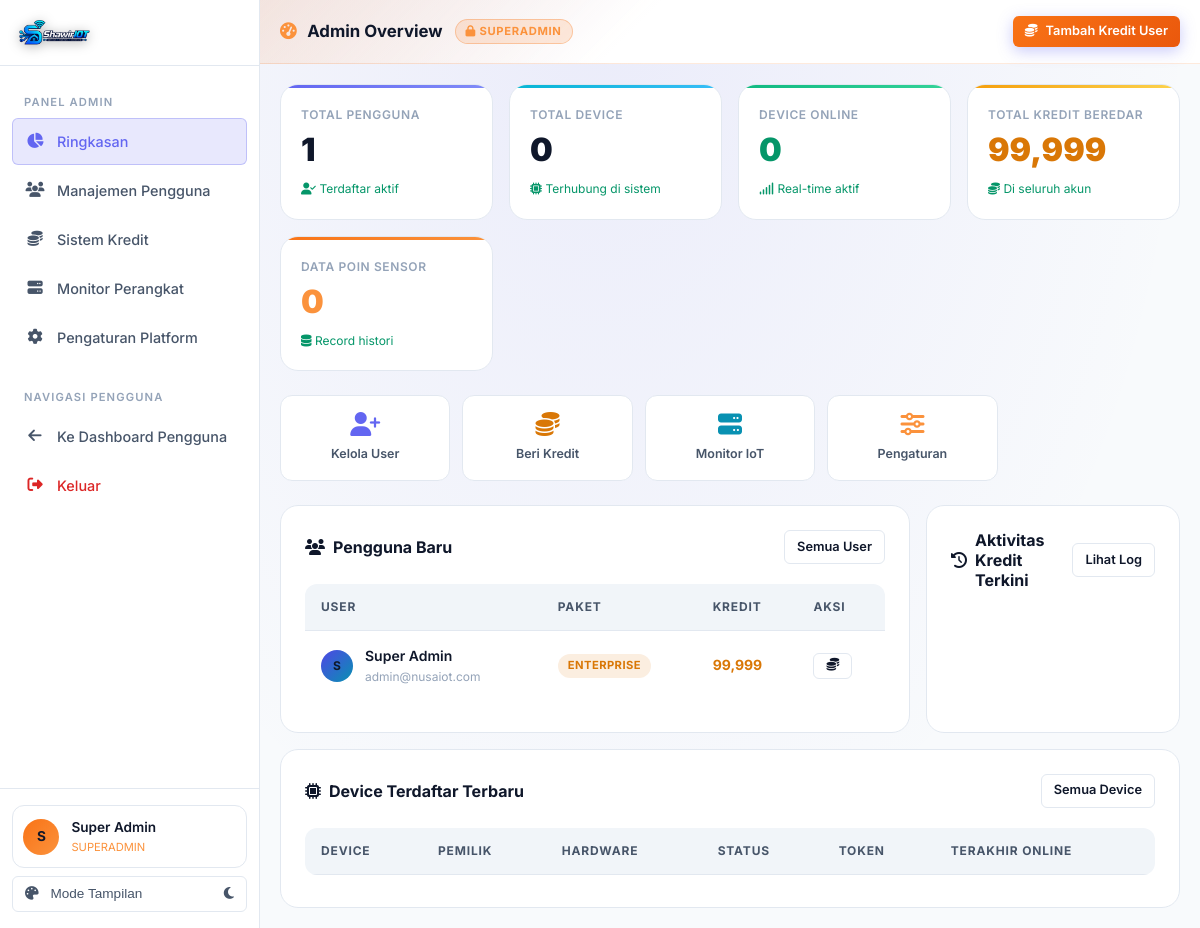
/admin/index.php (signed in), run on the app's committed database.
### tables this page shows
CREATE TABLE IF NOT EXISTS `users` (
  `id` INT UNSIGNED AUTO_INCREMENT PRIMARY KEY,
  `name` VARCHAR(100) NOT NULL,
  `email` VARCHAR(150) NOT NULL UNIQUE,
  `password` VARCHAR(255) NOT NULL,
  `avatar` VARCHAR(255) DEFAULT NULL,
  `role` ENUM('user','admin','superadmin') DEFAULT 'user',
  `plan_id` INT UNSIGNED DEFAULT 1,
  `credits` INT UNSIGNED DEFAULT 0,
  `is_active` TINYINT(1) DEFAULT 1,
  `email_verified_at` TIMESTAMP NULL DEFAULT NULL,
  `remember_token` VARCHAR(100) DEFAULT NULL,
  `last_login_at` TIMESTAMP NULL DEFAULT NULL,
  `last_login_ip` VARCHAR(45) DEFAULT NULL,
  `created_at` TIMESTAMP DEFAULT CURRENT_TIMESTAMP,
  `updated_at` TIMESTAMP DEFAULT CURRENT_TIMESTAMP ON UPDATE CURRENT_TIMESTAMP,
  FOREIGN KEY (`plan_id`) REFERENCES `plans`(`id`) ON UPDATE CASCADE
);

CREATE TABLE IF NOT EXISTS `plans` (
  `id` INT UNSIGNED AUTO_INCREMENT PRIMARY KEY,
  `name` VARCHAR(50) NOT NULL,
  `slug` VARCHAR(50) NOT NULL UNIQUE,
  `credits_required` INT UNSIGNED DEFAULT 0,
  `max_devices` INT UNSIGNED DEFAULT 1,
  `max_widgets_per_device` INT UNSIGNED DEFAULT 5,
  `history_days` INT UNSIGNED DEFAULT 1,
  `description` TEXT,
  `is_active` TINYINT(1) DEFAULT 1,
  `created_at` TIMESTAMP DEFAULT CURRENT_TIMESTAMP
);

### includes/db.php (called while the page is built, shortened)
<?php
class DB {
    private static ?PDO $instance = null;
    public static function getInstance(): PDO {
        if (self::$instance === null) {
            try {
                $dsn = "mysql:host=" . DB_HOST . ";port=" . DB_PORT . ";dbname=" . DB_NAME . ";charset=" . DB_CHARSET;
                self::$instance = new PDO($dsn, DB_USER, DB_PASS, [
                    PDO::ATTR_ERRMODE            => PDO::ERRMODE_EXCEPTION,
                    PDO::ATTR_DEFAULT_FETCH_MODE => PDO::FETCH_ASSOC,
                    PDO::ATTR_EMULATE_PREPARES   => false,
                    PDO::MYSQL_ATTR_INIT_COMMAND => "SET NAMES utf8mb4 COLLATE utf8mb4_unicode_ci"
                ]);
            } catch (PDOException $e) {
                http_response_code(500);
                error_log('Database connection failed: ' . $e->getMessage());
                die(json_encode([
                    'success' => false,
                    'message' => 'Koneksi database gagal. Periksa konfigurasi di includes/config.php.',
                    'error_detail' => $e->getMessage()
                ], JSON_UNESCAPED_UNICODE));
            }
        }
        return self::$instance;
    }
    public static function query(string $sql, array $params = []): PDOStatement {
        $stmt = self::getInstance()->prepare($sql);
        $stmt->execute($params);
        return $stmt;
    }
    public static function row(string $sql, array $params = []): ?array {
        $result = self::query($sql, $params)->fetch();
        return $result ?: null;
    }
    public static function rows(string $sql, array $params = []): array {
        return self::query($sql, $params)->fetchAll();
    }
    public static function value(string $sql, array $params = []): mixed {
        $result = self::query($sql, $params)->fetchColumn();
        return $result;
    }
    public static function count(string $table, string $where = '1=1', array $params = []): int {
        return (int) self::value("SELECT COUNT(*) FROM `{$table}` WHERE {$where}", $params);
    }
}

### includes/functions.php (called while the page is built, shortened)
<?php
require_once __DIR__ . '/db.php';
function sanitize(string $input): string {
    return htmlspecialchars(strip_tags(trim($input)), ENT_QUOTES, 'UTF-8');
}
function getSetting(string $key, string $default = ''): string {
    $val = DB::value("SELECT value FROM platform_settings WHERE `key` = ?", [$key]);
    return $val !== false ? $val : $default;
}

### includes/auth.php (called while the page is built, shortened)
<?php
require_once __DIR__ . '/functions.php';
function isLoggedIn(): bool {
    return !empty($_SESSION['user_id']);
}
function currentUser(): ?array {
    static $user = null;
    if ($user === null) {
        $user = DB::row(
            "SELECT u.*, p.name as plan_name, p.max_devices, p.max_widgets_per_device, p.history_days
             FROM users u JOIN plans p ON u.plan_id = p.id WHERE u.id = ? AND u.is_active = 1",
            [$_SESSION['user_id']]
        );
    }
    return $user;
}

### admin/index.php (the view, shortened to what this page needs)
<?php
require_once __DIR__ . '/../includes/auth.php';
$admin = currentUser();
$totalUsers     = DB::count('users');
$totalDevices   = DB::count('devices', 'is_active = 1');
$onlineDevices  = DB::count('devices', 'is_active = 1 AND is_online = 1');
$totalCredits   = (int) DB::value("SELECT SUM(credits) FROM users");
$totalDataPoints= DB::count('pin_history');
$recentUsers = DB::rows(
    "SELECT u.*, p.name as plan_name FROM users u JOIN plans p ON u.plan_id = p.id ORDER BY u.created_at DESC LIMIT 5"
);
?><!DOCTYPE html>
<html lang="id">
<head>
  <link rel="stylesheet" href="../assets/css/style.css">
  <link rel="stylesheet" href="../assets/css/dashboard.css">
  <link rel="stylesheet" href="../assets/css/admin.css">
  <link rel="stylesheet" href="https://cdnjs.cloudflare.com/ajax/libs/font-awesome/6.5.0/css/all.min.css">
</head>
<body class="admin-layout">
<div class="app-layout">
  <?php include __DIR__ . '/sidebar.php'; ?>
  <div class="main-content">
    <header class="topbar admin-topbar">
      <div class="topbar-left">
        <h1 class="topbar-title">
          <i class="fas fa-tachometer-alt" style="color:#fb923c;margin-right:0.4rem"></i>
          Admin Overview
        </h1>
        <span class="admin-badge"><i class="fas fa-lock"></i> <?= strtoupper($admin['role']) ?></span>
      </div>
      <div class="topbar-actions">
        <a href="credits.php" class="btn btn-primary btn-sm" style="background:linear-gradient(135deg, #f97316 0%, #ea580c 100%)">
          <i class="fas fa-coins"></i> <span>Tambah Kredit User</span>
        </a>
      </div>
    </header>
    <main class="page-content">
      <div class="admin-stat-grid">
        <div class="admin-stat s-users">
          <div class="stat-lbl">Total Pengguna</div>
          <div class="stat-num"><?= number_format($totalUsers) ?></div>
          <div class="stat-trend"><i class="fas fa-user-check"></i> Terdaftar aktif</div>
        </div>
        <div class="admin-stat s-devices">
          <div class="stat-lbl">Total Device</div>
          <div class="stat-num"><?= number_format($totalDevices) ?></div>
          <div class="stat-trend"><i class="fas fa-microchip"></i> Terhubung di sistem</div>
        </div>
        <div class="admin-stat s-online">
          <div class="stat-lbl">Device Online</div>
          <div class="stat-num" style="color:var(--success)"><?= number_format($onlineDevices) ?></div>
          <div class="stat-trend"><i class="fas fa-signal"></i> Real-time aktif</div>
        </div>
        <div class="admin-stat s-credits">
          <div class="stat-lbl">Total Kredit Beredar</div>
          <div class="stat-num" style="color:var(--accent)"><?= number_format($totalCredits) ?></div>
          <div class="stat-trend"><i class="fas fa-coins"></i> Di seluruh akun</div>
        </div>
        <div class="admin-stat s-data">
          <div class="stat-lbl">Data Poin Sensor</div>
          <div class="stat-num" style="color:#fb923c"><?= number_format($totalDataPoints) ?></div>
          <div class="stat-trend"><i class="fas fa-database"></i> Record histori</div>
        </div>
      </div>
      <div class="quick-actions">
        <a href="users.php" class="quick-action-btn">
          <i class="fas fa-user-plus qa-icon" style="color:var(--primary-light)"></i>
          <span class="qa-label">Kelola User</span>
        </a>
        <a href="credits.php" class="quick-action-btn">
          <i class="fas fa-coins qa-icon" style="color:var(--accent)"></i>
          <span class="qa-label">Beri Kredit</span>
        </a>
        <a href="devices.php" class="quick-action-btn">
          <i class="fas fa-server qa-icon" style="color:var(--secondary)"></i>
          <span class="qa-label">Monitor IoT</span>
        </a>
        <a href="settings.php" class="quick-action-btn">
          <i class="fas fa-sliders-h qa-icon" style="color:#fb923c"></i>
          <span class="qa-label">Pengaturan</span>
        </a>
      </div>
      <div class="grid-2col mb-2">
        <div class="card">
          <div class="card-header">
            <h3 class="card-title"><i class="fas fa-users"></i> Pengguna Baru</h3>
            <a href="users.php" class="btn btn-secondary btn-sm">Semua User</a>
          </div>
          <div class="table-wrap">
            <table>
              <thead>
                <tr>
                  <th>User</th>
                  <th>Paket</th>
                  <th>Kredit</th>
                  <th>Aksi</th>
                </tr>
              </thead>
              <tbody>
                <?php foreach ($recentUsers as $u): ?>
                  <tr>
                    <td>
                      <div class="user-info-cell">
                        <div class="user-avatar-sm"><?= strtoupper(substr($u['name'], 0, 1)) ?></div>
                        <div>
                          <div class="user-name"><?= sanitize($u['name']) ?></div>
                          <div class="user-email"><?= sanitize($u['email']) ?></div>
                        </div>
                      </div>
                    </td>
                    <td>
                      <span class="plan-badge plan-<?= strtolower($u['plan_name']) ?>">
                        <?= sanitize($u['plan_name']) ?>
                      </span>
                    </td>
                    <td><strong style="color:var(--accent)"><?= number_format($u['credits']) ?></strong></td>
                    <td>
                      <a href="credits.php?user_id=<?= $u['id'] ?>" class="btn btn-secondary btn-sm" title="Edit Kredit">
                        <i class="fas fa-coins"></i>
                      </a>
                    </td>
                  </tr>
                <?php endforeach; ?>
              </tbody>
            </table>
          </div>
        </div>
        <div class="card">
          <div class="card-header">
            <h3 class="card-title"><i class="fas fa-history"></i> Aktivitas Kredit Terkini</h3>
            <a href="credits.php" class="btn btn-secondary btn-sm">Lihat Log</a>
          </div>
        </div>
      </div>
      <div class="card">
        <div class="card-header">
          <h3 class="card-title"><i class="fas fa-microchip"></i> Device Terdaftar Terbaru</h3>
          <a href="devices.php" class="btn btn-secondary btn-sm">Semua Device</a>
        </div>
        <div class="table-wrap">
          <table>
            <thead>
              <tr>
                <th>Device</th>
                <th>Pemilik</th>
                <th>Hardware</th>
                <th>Status</th>
                <th>Token</th>
                <th>Terakhir Online</th>
              </tr>
            </thead>
          </table>
        </div>
      </div>
    </main>
  </div>
</div>
</body>
</html>

### admin/sidebar.php (shortened to what this page needs)
<?php
$currentPage = basename($_SERVER['PHP_SELF']);
$admin_s = currentUser();
$platformName = getSetting('platform_name', 'ShawirIOT');
function adminNavItem(string $href, string $icon, string $label, string $current, string $page): string {
    $active = ($current === $page) ? ' active' : '';
    return "<a href=\"{$href}\" class=\"nav-item{$active}\">
      <span class=\"nav-icon\"><i class=\"fas fa-{$icon}\"></i></span>
      <span>{$label}</span>
    </a>";
}
?>
<aside class="sidebar" id="sidebar">
  <div class="sidebar-logo">
    <a href="index.php" class="logo-brand-link">
      <img src="../assets/img/logo.png" alt="<?= $platformName ?>" class="sidebar-logo-img">
    </a>
  </div>
  <nav class="sidebar-nav">
    <div class="nav-section-label">Panel Admin</div>
    <?= adminNavItem('index.php', 'chart-pie', 'Ringkasan', $currentPage, 'index.php') ?>
    <?= adminNavItem('users.php', 'users', 'Manajemen Pengguna', $currentPage, 'users.php') ?>
    <?= adminNavItem('credits.php', 'coins', 'Sistem Kredit', $currentPage, 'credits.php') ?>
    <?= adminNavItem('devices.php', 'server', 'Monitor Perangkat', $currentPage, 'devices.php') ?>
    <?= adminNavItem('settings.php', 'cog', 'Pengaturan Platform', $currentPage, 'settings.php') ?>
    <div class="nav-section-label" style="margin-top:1rem">Navigasi Pengguna</div>
    <a href="../dashboard.php" class="nav-item">
      <span class="nav-icon"><i class="fas fa-arrow-left"></i></span>
      <span>Ke Dashboard Pengguna</span>
    </a>
    <a href="../logout.php" class="nav-item" style="color:var(--danger)">
      <span class="nav-icon"><i class="fas fa-sign-out-alt"></i></span>
      <span>Keluar</span>
    </a>
  </nav>
  <div class="sidebar-footer">
    <div class="user-card">
      <div class="user-avatar" style="background:linear-gradient(135deg, #f97316 0%, #fb923c 100%)">
        <?= strtoupper(substr($admin_s['name'] ?? 'A', 0, 1)) ?>
      </div>
      <div class="user-info">
        <div class="name"><?= sanitize($admin_s['name'] ?? 'Admin') ?></div>
        <div class="role" style="color:#fb923c"><?= strtoupper($admin_s['role'] ?? 'ADMIN') ?></div>
      </div>
    </div>
    <button type="button" class="sidebar-theme-item w-100" onclick="toggleTheme()" title="Ubah Tema">
      <span><i class="fas fa-palette" style="margin-right:0.5rem"></i> Mode Tampilan</span>
      <i class="fas fa-moon theme-toggle-icon"></i>
    </button>
  </div>
</aside>

### assets/css/admin.css (style rules this page uses)
.admin-layout { --primary: #f97316; --primary-dark: #ea580c; --primary-light: #fb923c; }
.admin-topbar { background: linear-gradient(135deg, rgba(249,115,22,0.12) 0%, var(--bg-surface) 40%); border-bottom: 1px solid rgba(249,115,22,0.15); }
.admin-badge { background: rgba(249,115,22,0.15); color: #fb923c; border: 1px solid rgba(249,115,22,0.3); border-radius: 99px; padding: 3px 10px; font-size: 0.7rem; font-weight: 700; text-transform: uppercase; letter-spacing: 0.06em; }
.admin-stat-grid { display: grid; grid-template-columns: repeat(auto-fit, minmax(200px, 1fr)); gap: 1rem; margin-bottom: 1.5rem; }
.admin-stat { background: var(--bg-card); border: 1px solid var(--border-light); border-radius: var(--radius-lg); padding: 1.25rem; position: relative; overflow: hidden; transition: all var(--transition); }
.admin-stat::before { content: ''; position: absolute; top: 0; left: 0; right: 0; height: 3px; }
.admin-stat.s-users::before { background: linear-gradient(90deg, #6366f1, #818cf8); }
.admin-stat.s-devices::before { background: linear-gradient(90deg, #06b6d4, #38bdf8); }
.admin-stat.s-online::before { background: linear-gradient(90deg, #10b981, #34d399); }
.admin-stat.s-credits::before { background: linear-gradient(90deg, #f59e0b, #fcd34d); }
.admin-stat.s-data::before { background: linear-gradient(90deg, #f97316, #fb923c); }
.admin-stat .stat-num { font-size: 2rem; font-weight: 900; color: var(--text-primary); }
.admin-stat .stat-lbl { font-size: 0.75rem; color: var(--text-muted); font-weight: 600; text-transform: uppercase; letter-spacing: 0.05em; }
.admin-stat .stat-trend { font-size: 0.75rem; color: var(--success); margin-top: 0.25rem; }
.user-info-cell { display: flex; align-items: center; gap: 0.75rem; }
.user-avatar-sm { width: 32px; height: 32px; border-radius: 50%; background: var(--grad-primary); display: flex; align-items: center; justify-content: center; font-size: 0.75rem; font-weight: 700; flex-shrink: 0; }
.user-name { font-weight: 600; font-size: 0.875rem; }
.user-email { font-size: 0.75rem; color: var(--text-muted); }
.plan-badge { display: inline-flex; align-items: center; padding: 3px 10px; border-radius: 99px; font-size: 0.7rem; font-weight: 700; text-transform: uppercase; letter-spacing: 0.04em; }
.plan-enterprise { background: rgba(217,119,6,0.12); color: #d97706; }
.quick-actions { display: grid; grid-template-columns: repeat(auto-fill, minmax(160px, 1fr)); gap: 0.75rem; margin-bottom: 1.5rem; }
.quick-action-btn { background: var(--bg-card); border: 1px solid var(--border-light); border-radius: var(--radius-md); padding: 1rem; text-align: center; cursor: pointer; transition: all var(--transition); color: var(--text-secondary); display: flex; flex-direction: column; align-items: center; gap: 0.5rem; }
.quick-action-btn .qa-icon { font-size: 1.5rem; }
.quick-action-btn .qa-label { font-size: 0.78rem; font-weight: 600; }

### data on the page
users: name "S", name "Super Admin", role "SUPERADMIN", email "admin@nusaiot.com", plan.name "ENTERPRISE", credits "99,999"

### other printed values
$label "Ringkasan Manajemen Pengguna Sistem Kredit Monitor Perangkat Pengaturan Platform"
$totalUsers "1"
$totalDevices "0"
$onlineDevices "0"
$totalCredits "99,999"
$totalDataPoints "0"
